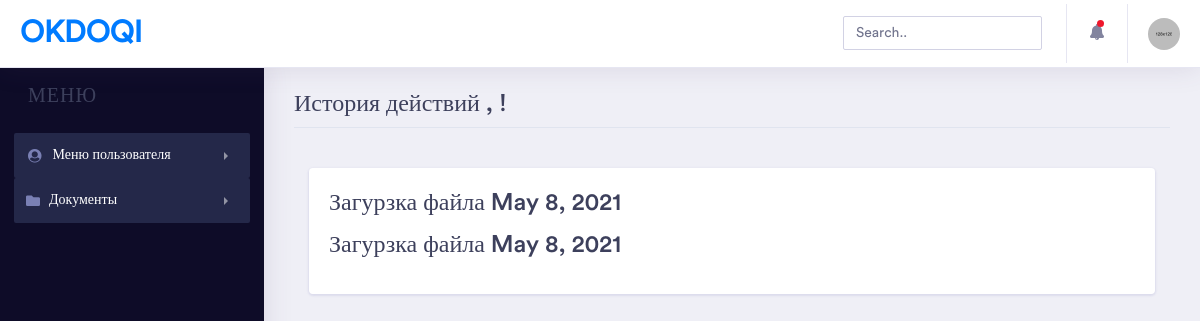
/home/history/, run on the app's committed database.
### home/models.py (models this page shows, shortened)
class Actions_user(models.Model):
    action_name = models.CharField(max_length=150)
    time = models.DateField()

### home/views.py (the view)
# urls.py: path('home/history/', views.history,name='history'),
def history(request):
    actions = Actions_user.objects.all()
    return render(request,'home/history.html', {'actions': actions})

### templates/home/history.html (shortened to what this page needs)
 {% extends 'base_home.html' %} &nbsp;
 {%block menuname%}История действий , {{ request.user.first_name }} {{ request.user.last_name }} !{%endblock%}
 {% block content %}
{% load static %}
                    <div class="col-xl-12 col-lg-12 col-md-12 col-sm-12 col-12">
                            <div class="card">
                                <div class="card-body">
                                   {%for el in actions %}
                                        <div class="form-group">
                                            <h2 class="pageheader-title">{{el.action_name}} {{el.time}}</h2>
                                        </div>
                                    {%endfor%}
                                        <div class="col-sm-6 pl-0">
 {% endblock  %}

### data on the page
Actions_user: action_name "Загурзка файла", time "May 8, 2021"
Actions_user: action_name "Загурзка файла", time "May 8, 2021"
